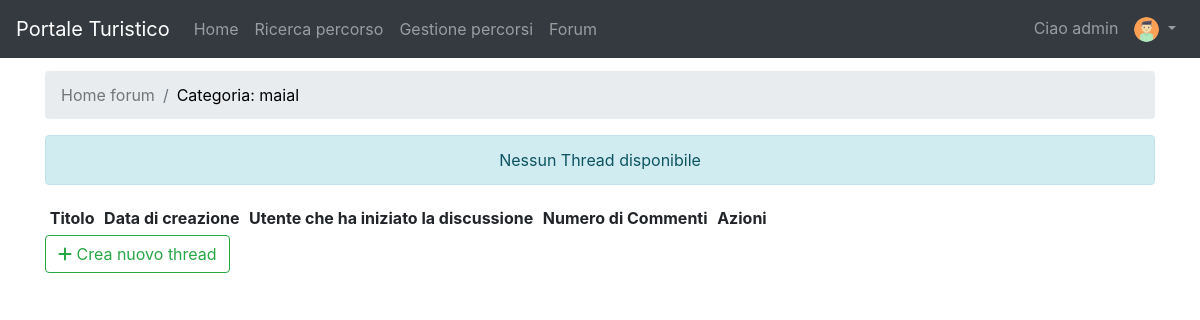
Page /forum/thread_category/1/ (signed in) on the earlier database version.
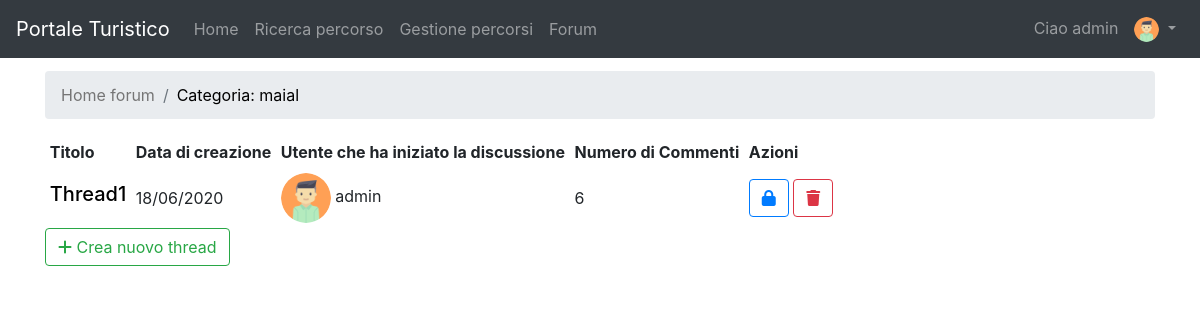
Same page on the later database version.
### forum/models.py (models this page shows)
class Thread(models.Model):
    user = models.ForeignKey(Profile, on_delete=models.CASCADE)
    created_at = models.DateTimeField(auto_now_add=True)
    title = models.CharField(max_length=200)
    text = models.TextField()
    is_active = models.BooleanField(default=True)
    category = models.ForeignKey(Category, on_delete=models.CASCADE, default="None")
    def get_create_date(self):
        return self.created_at.strftime("%d/%m/%Y")
    def get_user(self):
        return self.user.user

### userManagement/models.py (models this page shows, shortened)
class Profile(models.Model):
    user = models.OneToOneField(User, on_delete=models.CASCADE, related_name='profile')
    avatar = models.ImageField(blank=True, default=static_avatar_path(), upload_to=user_directory_path)
    email = models.EmailField(blank=False, unique=True, default='user_{0}@default.com'.format(User.pk))

### forum/views.py (the view)
# urls.py: path('thread_category/<int:pk>/', ViewThreadCategoryForum.as_view(), name='viewThreadCategory'),
class ViewThreadCategoryForum(bc.LoginRequiredMixin, ListView):
    model = Thread
    template_name = "viewThreadForum.html"
    def get_context_data(self, **kwargs):
        context = super(ViewThreadCategoryForum, self).get_context_data()
        d = {}
        for th in Thread.objects.filter(category=self.kwargs.get('pk')):
            d[th] = Comment.objects.filter(thread=th).count()
        context['thread'] = d
        context['category'] = Category.objects.filter(pk=self.kwargs.get('pk')).last()
        return context

### forum/templates/viewThreadForum.html (shortened to what this page needs)
{% extends 'base.html' %}
{% block slideshow %}
    <div class="container">
        <div class="container py-2" id="mex-container">
        </div>
        <nav aria-label="breadcrumb">
            <ol class="breadcrumb">
                <li class="breadcrumb-item active" aria-current="page"><a style="color: #757575" href="{% url 'mainPageCategory' %}">Home
                    forum</a></li>
                <li class="breadcrumb-item active" aria-current="page"><a style="color: black"
                        href="{% url 'viewThreadCategory' category.pk %}">Categoria: {{ category.title }}</a></li>
            </ol>
        </nav>
        <table class="table-sm"
               data-toggle="table"
               data-pagination="true"
               data-page-size="10"
               data-search="true">
            <thead class="thead-light">
            <tr>
                <th scope="col" data-sortable="true" data-field="title">Titolo</th>
                <th scope="col" data-sortable="true" data-field="creation_date">Data di creazione</th>
                <th scope="col" data-field="user">Utente che ha iniziato la discussione</th>
                <th scope="col" data-sortable="true" data-field="number_comment">Numero di Commenti</th>
                {% if user.is_staff %}
                    <th scope="col">Azioni</th>
                {% endif %}
            </tr>
            </thead>
            <tbody>
            {% for key,value in thread.items %}
                <tr>
                    <th scope="row"><a href="{% url 'viewThreadComment' category.pk key.pk %}" style="color: black">
                        <h5>{{ key.title }}</h5>
                    </a>
                        </th>
                    <td>{{ key.get_create_date }}</td>
                    <td><img class="rounded-circle" width="50" height="50"
                             src="{{ key.user.avatar.url }}"
                             alt="Card image cap"> {{ key.get_user.username }}</td>
                    <td>{{ value }}</td>
                    {% if user.is_staff %}
                        <td>
                            {% if key.is_active %}
                                <a href="{% url 'lockThread' category.pk key.pk %}" class="btn btn-outline-primary"
                                   title="Blocca Thread"
                                   onclick="return confirm('Vuoi davvero sospendere il thread?')"><i
                                        class="fas fa-lock"></i></a>
                            {% endif %}
                            <a href="{% url 'deleteThread' category.pk key.pk %}" class="btn btn-outline-danger"
                               title="Elimina Thread"
                               onclick="return confirm('Vuoi davvero eliminare il thread?')"><i
                                    class="fas fa-trash"></i></a>
                        </td>
                    {% endif %}
                </tr>
            {% empty %}
                <div class="alert alert-info" role="alert" style="text-align: center">
                    Nessun Thread disponibile
                </div>
            {% endfor %}
            </tbody>
        </table>
        <a role="button" class="btn btn-outline-success" href="{% url 'createThread' category.pk %}"><i
                class="fas fa-plus"></i> Crea nuovo thread </a>
    </div>
{% endblock %}

Differences in the rows shown:
added Thread: title "Thread1", get_create_date "18/06/2020", get_user.username "admin", value "6", is_active True (drawn)
Other differences:
text no longer shown: "Nessun Thread disponibile"
